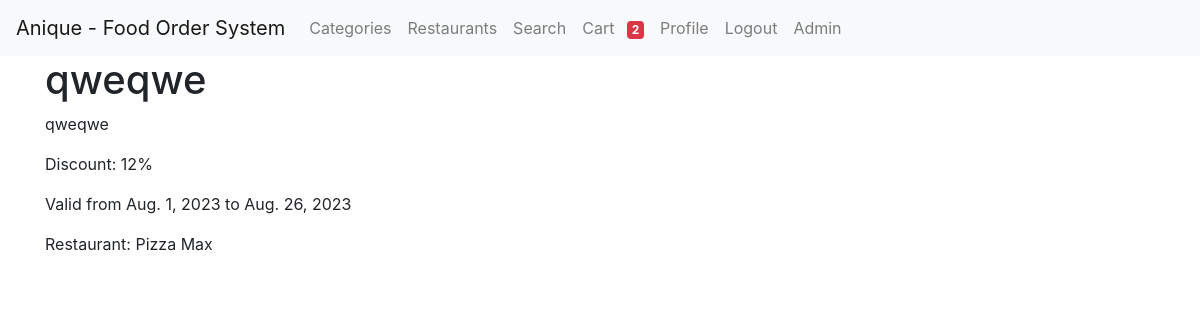
Page /sale/2/ (signed in) on the earlier database version.
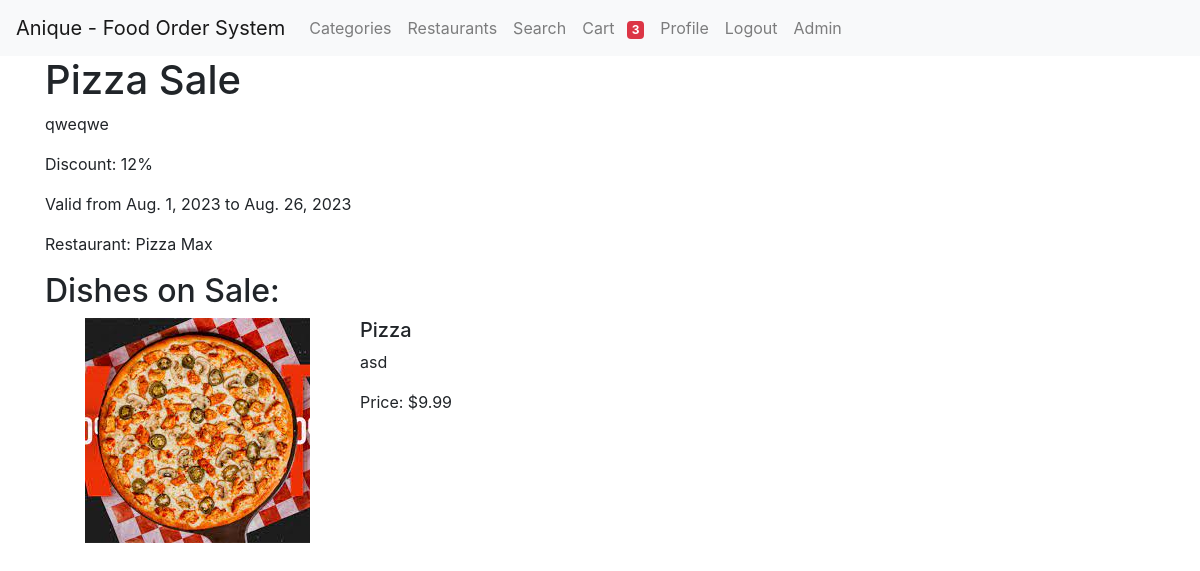
Same page on the later database version.
### food/models.py (models this page shows, shortened)
class Sales(models.Model):
    restaurant = models.ForeignKey(Restaurant, on_delete=models.CASCADE)
    title = models.CharField(max_length=255)
    description = models.TextField()
    discount_percentage = models.PositiveIntegerField(validators=[MaxValueValidator(99)])
    start_date = models.DateField()
    end_date = models.DateField()
    dishes = models.ManyToManyField(Dish, related_name='sales', blank=True)
    is_active = models.BooleanField(default=False)
    class Meta:
        verbose_name_plural = "Sales"

class Restaurant(models.Model):
    name = models.CharField(max_length=255)
    description = models.TextField()
    address = models.CharField(max_length=255)
    contact_number = models.CharField(max_length=20)
    image = models.ImageField(upload_to="restuarants/",blank=True,null=True)
    is_featured = models.BooleanField(default=False)

class Dish(models.Model):
    restaurant = models.ForeignKey(Restaurant, on_delete=models.CASCADE)
    name = models.CharField(max_length=100)
    description = models.TextField()
    price = models.DecimalField(max_digits=10, decimal_places=2)
    category = models.ForeignKey(DishCategory, on_delete=models.SET_NULL, null=True, blank=True)
    image = models.ImageField(upload_to='dish_images/', null=True, blank=True)
    on_sale = models.BooleanField(default=False)
    sale_price = models.DecimalField(max_digits=6,decimal_places=2,null=True,blank=True)
    available = models.BooleanField(default=True)
    class Meta:
        verbose_name_plural = "Dishes"

### food/views.py (the view)
# urls.py: path('sale/<int:sale_id>/', sale_detail, name='sale_detail'),
@login_required
def sale_detail(request, sale_id):
    sale = get_object_or_404(Sales, id=sale_id)
    context = {
        'sale': sale,
    }
    return render(request, 'food/sale_detail.html', context)

### cart/views.py (called while the page is built)
def cart_items_count(request):
    cart_items_count = 0
    if request.user.is_authenticated:
        cart = Cart.objects.filter(user=request.user).first()
        cart_items_count = CartItem.objects.filter(cart=cart).count()
    return {'cart_items_count':cart_items_count}

### food_order/templates/food/sale_detail.html
{% extends "base.html" %} {% load static %} {% block content %}
<div class="container">
  <h1>{{ sale.title }}</h1>
  <p>{{ sale.description }}</p>
  <p>Discount: {{ sale.discount_percentage }}%</p>
  <p>Valid from {{ sale.start_date }} to {{ sale.end_date }}</p>
  <p>Restaurant: {{ sale.restaurant.name }}</p>
  {% if sale.dishes.all %}
  <h2>Dishes on Sale:</h2>
  <ul>
    {% for dish in sale.dishes.all %}
    <ul class="list-unstyled">
      <li class="dish-item">
        <div class="row">
          <div class="col-md-3">
            {% if dish.image %}
            <img
              src="{{ dish.image.url }}"
              alt="{{ dish.name }} Image"
              class="img-fluid dish-image"
            />
            {% else %}
            <img
              src="{% static 'img/default.png' %}"
              alt="{{ dish.name }} Image"
              class="img-fluid dish-image"
            />
            {% endif %}
          </div>
          <div class="col-md-9">
            <h5>{{ dish.name }}</h5>
            <p>{{ dish.description }}</p>
            <p>Price: ${{ dish.price }}</p>
          </div>
        </div>
      </li>
    </ul>
    {% endfor %}
  </ul>
  {% endif %}
</div>
{% endblock %}

Differences in the rows shown:
changed Sales "qweqwe": title "qweqwe" → "Pizza Sale"
now on this page (row unchanged): Dish: image (picture), name "Pizza", description "asd", price "9.99"
Other differences:
{{ cart_items_count }}: "2" → "3"
text now shown: "Dishes on Sale:"
